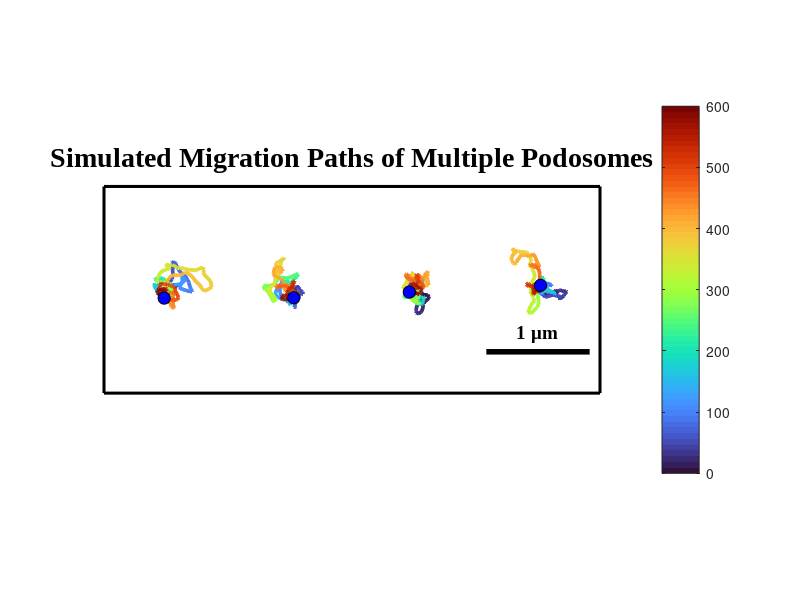

The MATLAB source for this figure: (Note: this script raises an error after producing the figure.)
%% === Initialization & Physical Simulation ===
clear; clc;

R = 0.8; c = 100; k_spring = 0.85;
asymptote_um = 60.0/1000; 
tau_corr = 10; num_springs = 50; ron = 0.12; roff = 0.12;
F_brown_mag = 0.8; dt = 1.0; T = 600; t = 0:dt:T; N_steps = length(t);

num_instances = 4;      
spacing = 1.2;          
pos_all = zeros(2, N_steps, num_instances); 

theta = linspace(0, 2*pi, num_springs+1); theta = theta(1:end-1);
anchor_points_base = [R * cos(theta); R * sin(theta)];
xr0 = 0.25 + 0.2 * sin(2*pi*(1/300.0)*t);

for inst = 1:num_instances
    current_pos = [0; 0]; 
    spring_connected = rand(1, num_springs) < (ron/(ron+roff));
    current_brown_force = [0; 0];
    exp_factor = exp(-dt/tau_corr);
    noise_prefactor = F_brown_mag * sqrt(1 - exp_factor^2);
    
    for i = 1:N_steps-1        
        % O-U Brownian force
        white_noise = randn(2, 1);
        current_brown_force = current_brown_force * exp_factor + noise_prefactor * white_noise;
        
        % Markov transitions
        spring_connected = (rand(1, num_springs) < (1-exp(-ron*dt)) & ~spring_connected) | ...
                           (~(rand(1, num_springs) < (1-exp(-roff*dt))) & spring_connected);
        
        % Elastic force
        F_spring_net = [0; 0];
        idx = find(spring_connected);
        if ~isempty(idx)
            r_vecs = current_pos - anchor_points_base(:,idx);
            r_mags = sqrt(sum(r_vecs.^2, 1));
            valid = r_mags > 0;
            if any(valid)
                forces = -k_spring * (r_mags(valid) - (R + xr0(i))) .* (r_vecs(:,valid) ./ r_mags(valid));
                F_spring_net = sum(forces, 2);
            end
        end
        
        % Velocity saturation
        v_raw = (F_spring_net + current_brown_force) / c;
        v_mag = norm(v_raw);
        if v_mag > 0
            v_soft = asymptote_um * tanh(v_mag / asymptote_um);
            current_vel = v_raw * (v_soft / v_mag);
        else
            current_vel = [0;0];
        end
        
        current_pos = current_pos + current_vel * dt;
        pos_all(:, i+1, inst) = current_pos;
    end
end

%% === Visualization: Migration Paths ===
figure('Name', 'Podosome_Migration_Paths', 'Position', [100, 300, 900, 380], 'Color', 'w');
hold on;

title('Simulated Migration Paths of Multiple Podosomes', ...
    'FontSize', 20, 'FontName', 'Times New Roman', 'FontWeight', 'bold');

set(gca, 'LineWidth', 2.2, 'Box', 'on', ...
         'XTick', [], 'YTick', [], ...
         'XColor', 'k', 'YColor', 'k');

for inst = 1:num_instances
    x_offset = (inst-1) * spacing;
    
    this_x = pos_all(1,:,inst) + x_offset;
    this_y = pos_all(2,:,inst);
    surface([this_x; this_x], [this_y; this_y], zeros(2, N_steps), [t; t], ...
            'FaceColor', 'no', 'EdgeColor', 'interp', 'LineWidth', 2.5);
    
    scatter(this_x(end), this_y(end), 80, 'b', 'filled', 'MarkerEdgeColor', 'k');
end

colormap(turbo);

% Scale bar definition
scale_len = 1.0; 
x_limit_max = (num_instances-1)*spacing + 0.6;
x_limit_min = -0.6;
y_limit_min = -0.8;
y_limit_max = 0.8;

scale_x_end = x_limit_max - 0.1;
scale_x_start = scale_x_end - scale_len;
scale_y = y_limit_min + 0.2;

line([scale_x_start, scale_x_end], [scale_y, scale_y], 'Color', 'k', 'LineWidth', 4);
text((scale_x_start + scale_x_end)/2, scale_y + 0.18, '1 \mum', ...
     'HorizontalAlignment', 'center', 'FontName', 'Times New Roman', ...
     'FontSize', 14, 'FontWeight', 'bold');

axis equal;
xlim([x_limit_min, x_limit_max]);
ylim([y_limit_min - 0.2, y_limit_max + 0.2]);

cb = colorbar;
cb.Label.String = 'Time (s)';
cb.FontName = 'Times New Roman';
cb.FontSize = 11;

hold off;
